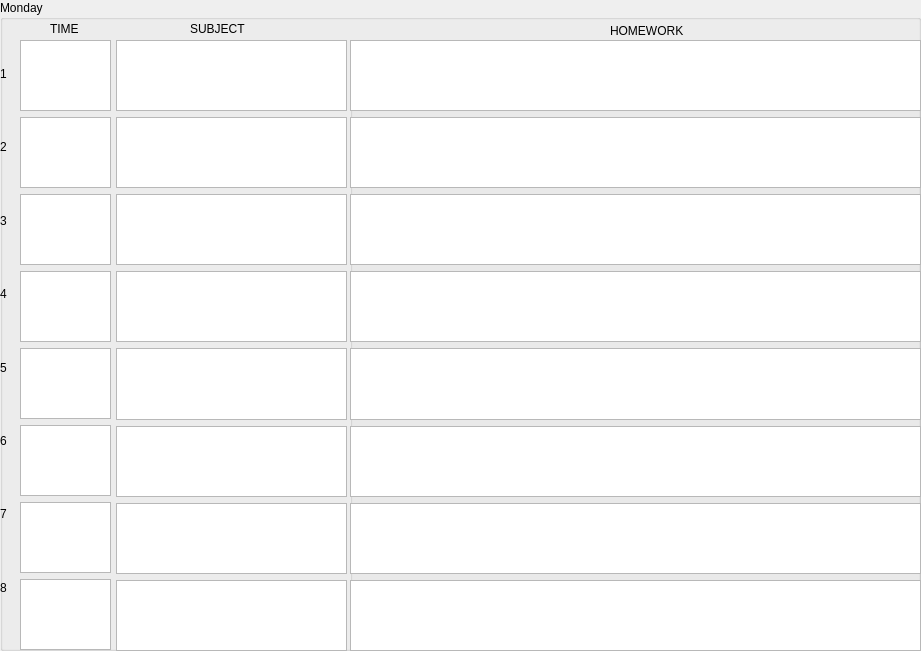
    <widget class="QGroupBox" name="groupBoxMon">
     <property name="geometry">
      <rect>
       <x>1</x>
       <y>30</y>
       <width>921</width>
       <height>651</height>
      </rect>
     </property>
     <property name="title">
      <string>Monday</string>
     </property>
     <widget class="QLabel" name="label_10">
      <property name="geometry">
       <rect>
        <x>190</x>
        <y>20</y>
        <width>67</width>
        <height>17</height>
       </rect>
      </property>
      <property name="text">
       <string>SUBJECT</string>
      </property>
     </widget>
     <widget class="QWidget" name="verticalLayoutWidget_5">
      <property name="geometry">
       <rect>
        <x>350</x>
        <y>40</y>
        <width>571</width>
        <height>611</height>
       </rect>
      </property>
      <layout class="QVBoxLayout" name="verticalLayout_5">
       <item>
        <widget class="QTextEdit" name="textEdit_25"/>
       </item>
       <item>
        <widget class="QTextEdit" name="textEdit_26"/>
       </item>
       <item>
        <widget class="QTextEdit" name="textEdit_27"/>
       </item>
       <item>
        <widget class="QTextEdit" name="textEdit_28"/>
       </item>
       <item>
        <widget class="QTextEdit" name="textEdit_29"/>
       </item>
       <item>
        <widget class="QTextEdit" name="textEdit_30"/>
       </item>
       <item>
        <widget class="QTextEdit" name="textEdit_31"/>
       </item>
       <item>
        <widget class="QTextEdit" name="textEdit_32"/>
       </item>
      </layout>
     </widget>
     <widget class="QWidget" name="verticalLayoutWidget_3">
      <property name="geometry">
       <rect>
        <x>116</x>
        <y>40</y>
        <width>231</width>
        <height>611</height>
       </rect>
      </property>
      <layout class="QVBoxLayout" name="verticalLayout_3">
       <item>
        <widget class="QTextEdit" name="textEdit_9"/>
       </item>
       <item>
        <widget class="QTextEdit" name="textEdit_10"/>
       </item>
       <item>
        <widget class="QTextEdit" name="textEdit_11"/>
       </item>
       <item>
        <widget class="QTextEdit" name="textEdit_12"/>
       </item>
       <item>
        <widget class="QTextEdit" name="textEdit_13"/>
       </item>
       <item>
        <widget class="QTextEdit" name="textEdit_14"/>
       </item>
       <item>
        <widget class="QTextEdit" name="textEdit_15"/>
       </item>
       <item>
        <widget class="QTextEdit" name="textEdit_16"/>
       </item>
      </layout>
     </widget>
     <widget class="QLabel" name="label_9">
      <property name="geometry">
       <rect>
        <x>50</x>
        <y>20</y>
        <width>67</width>
        <height>17</height>
       </rect>
      </property>
      <property name="text">
       <string>TIME</string>
      </property>
     </widget>
     <widget class="QWidget" name="verticalLayoutWidget">
      <property name="geometry">
       <rect>
        <x>0</x>
        <y>40</y>
        <width>21</width>
        <height>581</height>
       </rect>
      </property>
      <layout class="QVBoxLayout" name="verticalLayout">
       <item>
        <widget class="QLabel" name="label_3">
         <property name="text">
          <string>1</string>
         </property>
        </widget>
       </item>
       <item>
        <widget class="QLabel" name="label_2">
         <property name="text">
          <string>2</string>
         </property>
        </widget>
       </item>
       <item>
        <widget class="QLabel" name="label">
         <property name="text">
          <string>3</string>
         </property>
        </widget>
       </item>
       <item>
        <widget class="QLabel" name="label_5">
         <property name="text">
          <string>4</string>
         </property>
        </widget>
       </item>
       <item>
        <widget class="QLabel" name="label_6">
         <property name="text">
          <string>5</string>
         </property>
        </widget>
       </item>
       <item>
        <widget class="QLabel" name="label_7">
         <property name="text">
          <string>6</string>
         </property>
        </widget>
       </item>
       <item>
        <widget class="QLabel" name="label_8">
         <property name="text">
          <string>7</string>
         </property>
        </widget>
       </item>
       <item>
        <widget class="QLabel" name="label_4">
         <property name="text">
          <string>8</string>
         </property>
        </widget>
       </item>
      </layout>
     </widget>
     <widget class="QLabel" name="label_11">
      <property name="geometry">
       <rect>
        <x>610</x>
        <y>20</y>
        <width>141</width>
        <height>21</height>
       </rect>
      </property>
      <property name="text">
       <string>HOMEWORK</string>
      </property>
     </widget>
     <widget class="QWidget" name="verticalLayoutWidget_4">
      <property name="geometry">
       <rect>
        <x>20</x>
        <y>40</y>
        <width>91</width>
        <height>610</height>
       </rect>
      </property>
      <layout class="QVBoxLayout" name="verticalLayout_4">
       <item>
        <widget class="QTextEdit" name="textEdit_17">
         <property name="enabled">
          <bool>true</bool>
         </property>
        </widget>
       </item>
       <item>
        <widget class="QTextEdit" name="textEdit_18"/>
       </item>
       <item>
        <widget class="QTextEdit" name="textEdit_19"/>
       </item>
       <item>
        <widget class="QTextEdit" name="textEdit_20"/>
       </item>
       <item>
        <widget class="QTextEdit" name="textEdit_21"/>
       </item>
       <item>
        <widget class="QTextEdit" name="textEdit_22"/>
       </item>
       <item>
        <widget class="QTextEdit" name="textEdit_23"/>
       </item>
       <item>
        <widget class="QTextEdit" name="textEdit_24"/>
       </item>
      </layout>
     </widget>
     <widget class="QGroupBox" name="groupBoxMonHom">
      <property name="geometry">
       <rect>
        <x>350</x>
        <y>40</y>
        <width>571</width>
        <height>611</height>
       </rect>
      </property>
      <property name="title">
       <string/>
      </property>
      <widget class="QWidget" name="verticalLayoutWidget_22">
       <property name="geometry">
        <rect>
         <x>0</x>
         <y>0</y>
         <width>571</width>
         <height>611</height>
        </rect>
       </property>
       <layout class="QVBoxLayout" name="verticalLayout_22">
        <item>
         <widget class="QTextEdit" name="textEdit_129"/>
        </item>
        <item>
         <widget class="QTextEdit" name="textEdit_130"/>
        </item>
        <item>
         <widget class="QTextEdit" name="textEdit_131"/>
        </item>
        <item>
         <widget class="QTextEdit" name="textEdit_132"/>
        </item>
        <item>
         <widget class="QTextEdit" name="textEdit_133"/>
        </item>
        <item>
         <widget class="QTextEdit" name="textEdit_134"/>
        </item>
        <item>
         <widget class="QTextEdit" name="textEdit_135"/>
        </item>
        <item>
         <widget class="QTextEdit" name="textEdit_136"/>
        </item>
       </layout>
      </widget>
     </widget>
     <widget class="Line" name="line_9">
      <property name="geometry">
       <rect>
        <x>909</x>
        <y>20</y>
        <width>31</width>
        <height>631</height>
       </rect>
      </property>
      <property name="orientation">
       <enum>Qt::Vertical</enum>
      </property>
     </widget>
    </widget>
